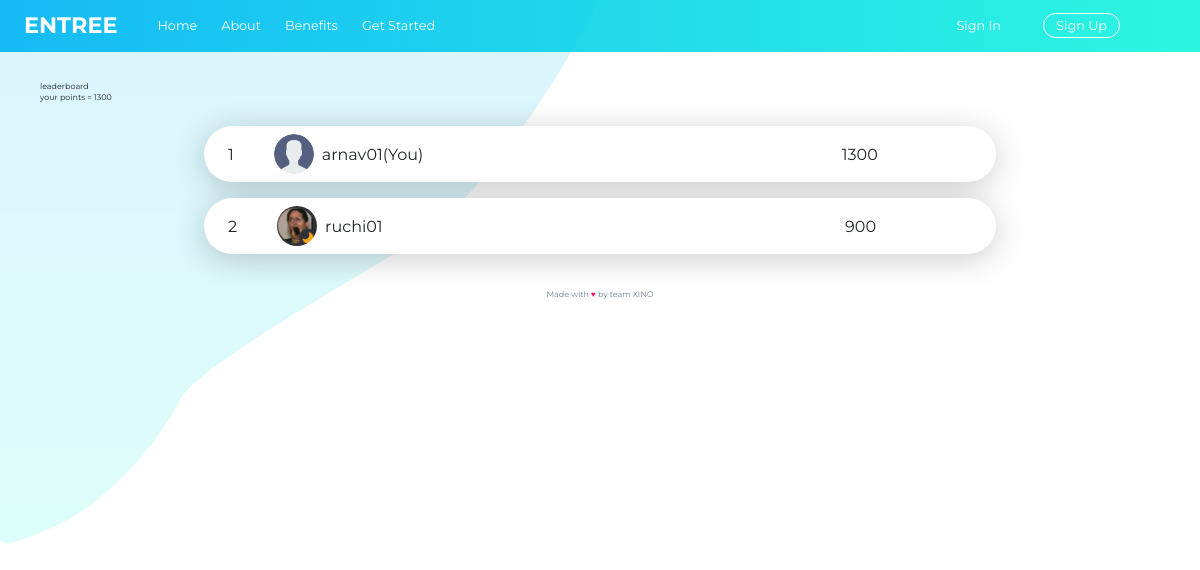
/leaderboard (signed in), run on the app's committed database.
### Tool/models.py (models this page shows, shortened)
class User(db.Model,UserMixin):
    __tablename__ = 'users'
    id = db.Column(db.Integer,primary_key = True)
    name = db.Column(db.String(64))
    username = db.Column(db.String , unique = True)
    profile_image = db.Column(db.String(64), nullable = False , default = 'developer.png')
    membership = db.Column(db.String(64), nullable = False , default = 'basic')
    email = db.Column(db.String(64),unique = True,index = True)
    password_hash = db.Column(db.String(128))
    points = db.Column(db.Integer , default = 0)

### app.py (the view)
@app.route('/leaderboard')
def leaderboard():
    all_users = User.query.order_by(User.points.desc()).all()
    n = len(all_users)
    rank = []
    for users in all_users:
        rank.append(n)
        n -= 1
    return render_template('leaderboard.htm',all_users=all_users,rank=rank)

### Tool/models.py (called while the page is built)
@login_manager.user_loader
def load_user(user_id):
    return User.query.get(user_id)

### Tool/templates/leaderboard.htm
{% extends "base.htm" %}
{% block content %}
<img src="static/img/curve.png" alt="leaderboard break" class="lboard-break">
<div class="lboard-wrapper">
    <h1class="heading-2 mgb-small">leaderboard</h1>
       <h1>your points = {{current_user.points}}</h1>
    <div class="lboard">
      {%for user in all_users%}
        <div class="lboard__item">
            <p class="lboard__no">{{rank.pop()}}</p>
            <img src="{{url_for('static', filename=user.profile_image)}}" alt="pfp 1" class="lboard__img">
            <p class="lboard__info"> {%if user == current_user%}
            <td>{{user.username}}(You)</td>
            {%else%}
            <td>{{user.username}}</td>
            {%endif%}</p>
            <p class="lboard__points">{{user.points}}</p>
        </div>
        {%endfor%}
    </div>
</div>
{%endblock%}

### Tool/static/css/styles.css (style rules this page uses)
html { font-size: 62.5%; scroll-behavior: smooth; box-sizing: border-box; }
@media only screen and (max-width: 75em) { html { font-size: 50%; } }
*, *::before, *::after { margin: 0; padding: 0; box-sizing: inherit; }
body { font-family: "Montserrat", sans-serif; font-weight: 400; line-height: 1.6; overflow-x: hidden; }
.lboard-break { position: absolute; top: 0; left: 0; width: 50%; z-index: -1; }
.lboard-wrapper { margin-top: 10rem; padding: 0rem 5rem; }
.lboard { padding: 3rem; width: 75%; margin: auto; }
.lboard__item { display: flex; align-items: center; background-color: #ffffff; box-shadow: 0 5px 4rem rgba(0, 0, 0, 0.2); border-radius: 100px; padding: 1rem 3rem; }
.lboard__item:not(:last-child) { margin-bottom: 2rem; }
.lboard__no { margin-right: 5rem; }
.lboard__img { width: 5rem; height: 5rem; border-radius: 50%; margin-right: 1em; }
.lboard__info, .lboard__no, .lboard__points { font-size: 2rem; }
.lboard__info { width: calc(100% - 28rem); }

### data on the page
User: points "1300", pop "1", profile_image (picture), username "arnav01"
User: pop "2", profile_image (picture), username "ruchi01", points "900"
